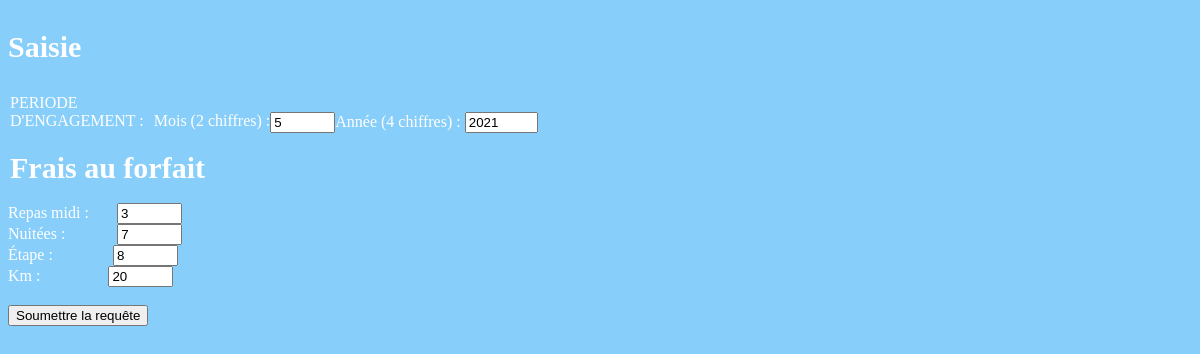
The page /PHP/RenseignerFicheFraisModif.php?id=21 (signed in) on the database its author committed.
### tables this page shows
CREATE TABLE `fichefrais` (
  `id` int NOT NULL,
  `idVisiteur` char(4) NOT NULL,
  `mois` int UNSIGNED NOT NULL,
  `annee` int UNSIGNED NOT NULL,
  `nbJustificatifs` int NOT NULL,
  `montantValide` decimal(10,2) NOT NULL,
  `dateModif` date NOT NULL,
  `idEtat` char(2) NOT NULL
);

CREATE TABLE `lignefraisforfait` (
  `idFicheFrais` int NOT NULL,
  `idForfait` char(4) NOT NULL,
  `quantite` int NOT NULL,
  `id` int NOT NULL
);

### PHP/RenseignerFicheFraisModif.php (the view, shortened to what this page needs)
<!DOCTYPE html>
<?php
$cnxBDD = connexion();
$idVisiteur=$_SESSION['idVisiteur'];
$idFicheFrais = $_GET['id'];
$sqlMois ="SELECT mois FROM fichefrais WHERE idVisiteur='".$idVisiteur."' AND id='".$idFicheFrais."';";
    $sqlMois = $cnxBDD -> query($sqlMois);
    while($userData = $sqlMois -> fetch_assoc()) {
        $mois = $userData['mois'];
}
$sqlAnnee ="SELECT annee FROM fichefrais WHERE idVisiteur='".$idVisiteur."' AND id='".$idFicheFrais."';";
    $sqlAnnee = $cnxBDD -> query($sqlAnnee);
    while($userData = $sqlAnnee -> fetch_assoc()) {
        $annee = $userData['annee'];
}
$sqlRep ="SELECT idForfait, quantite, idFicheFrais FROM lignefraisforfait WHERE idFicheFrais='".$idFicheFrais."' AND idForfait='REP';";
    $sqlRep = $cnxBDD -> query($sqlRep);
    while($userData = $sqlRep -> fetch_assoc()) {
        $rep = $userData['quantite'];
}
$sqlNui ="SELECT idForfait, quantite, idFicheFrais FROM lignefraisforfait WHERE idFicheFrais='".$idFicheFrais."' AND idForfait='NUI';";
    $sqlNui = $cnxBDD -> query($sqlNui);
    while($userData = $sqlNui -> fetch_assoc()) {
        $nui = $userData['quantite'];
}
$sqlEta ="SELECT idForfait, quantite, idFicheFrais FROM lignefraisforfait WHERE idFicheFrais='".$idFicheFrais."' AND idForfait='ETA';";
    $sqlEta = $cnxBDD -> query($sqlEta);
    while($userData = $sqlEta -> fetch_assoc()) {
        $eta = $userData['quantite'];
}
$sqlKm ="SELECT idForfait, quantite, idFicheFrais FROM lignefraisforfait WHERE idFicheFrais='".$idFicheFrais."' AND idForfait='KM';";
    $sqlKm = $cnxBDD -> query($sqlKm);
    while($userData = $sqlKm -> fetch_assoc()) {
        $km = $userData['quantite'];
}
?>
<html>
<head>
    <link href="FeuilleCSS.css" rel="stylesheet">
</head>
<body class="bodyRenseignerFicheFrais" style="background-color:lightskyblue; color:white">
    <form action="FormModifFrais.php" method="post">
        <div>
            <p style="font-size:30px"><b>Saisie</b></p>
        </div>
<?php
        echo "<div>";
            echo '<legend style="float:left; display:inline"> PERIODE <br /> D\'ENGAGEMENT : &nbsp</legend>';
            echo "<br />";
            echo '<label for="mois" style="float:left; display:inline">Mois (2 chiffres) : </label>';
            echo '<input type="text" name="mois" id="mois" size="5" maxlength="2" value ="'.$mois.'">';
            echo '<label for="Année">Année (4 chiffres) : </label>';
            echo '<input type="text" name="annee" id="annee" size="6" maxlength="4" value="'.$annee.'">';
            echo "<br />";
        echo "</div>";
?>
        <div>
            <br />
            <legend style="font-size:30px"> <b>Frais au forfait </b></legend>
            <br />
            <label for="repas">Repas midi : </label>
            &nbsp &nbsp &nbsp <input type="text" name="repas" id="mois" size="5" maxlength="2" value="<?php echo $rep ?>" required>
        </div>
        <div>
            <label for="nuit">Nuitées : </label>
            &nbsp &nbsp &nbsp &nbsp &nbsp &nbsp <input type="text" name="nuit" id="nuit" size="5" maxlength="2" value="<?php echo $nui ?>" required>
        </div>
        <div>
            <label for="etape">Étape : </label>
            &nbsp &nbsp &nbsp &nbsp &nbsp &nbsp &nbsp <input type="text" name="etape" id="etape" size="5" maxlength="2" value="<?php echo $eta ?>" required>
        </div>
        <div>
            <label for="Km"> Km : </label>
            &nbsp &nbsp &nbsp &nbsp &nbsp &nbsp &nbsp &nbsp <input type="text" name="km" id="km" size="5" maxlength="5" value="<?php echo $km ?>" required>
        </div>
        <div>
            <br />
	    	<input id="envoyer" name="envoyer" type="submit" value="Soumettre la requête" title="" />
        </div>
    </form>
</body>
</html>

### rows shown on the page
fichefrais: mois "5", annee "2021"
lignefraisforfait: repas "3"
lignefraisforfait: nuit "7"
lignefraisforfait: etape "8"
lignefraisforfait: km "20"
